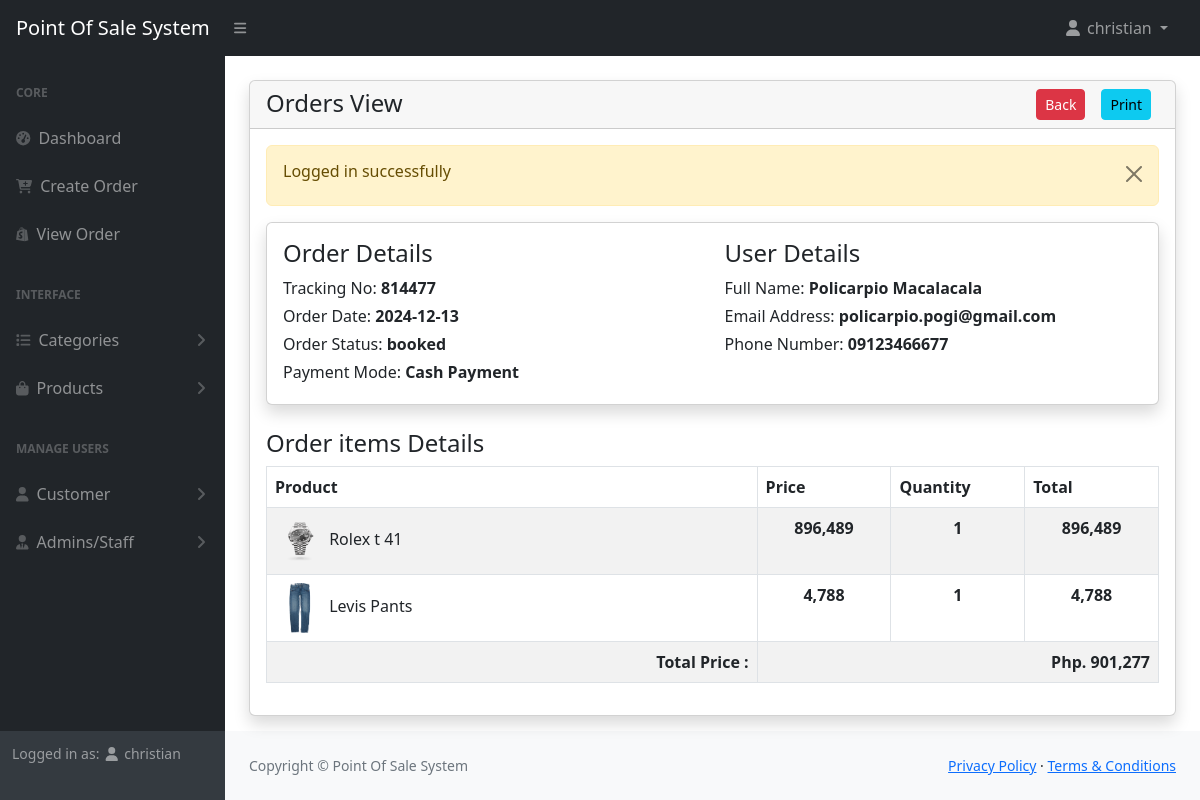
Screenshot of /admin/orders-view.php?track=814477 (signed in) with the database file from the repository.
### tables this page shows
CREATE TABLE `orders` (
  `id` int(11) NOT NULL,
  `customer_id` int(11) NOT NULL,
  `tracking_no` varchar(100) NOT NULL,
  `invoice_no` varchar(100) NOT NULL,
  `total_amount` varchar(100) NOT NULL,
  `order_date` date NOT NULL,
  `order_status` varchar(100) DEFAULT NULL,
  `payment_mode` varchar(100) NOT NULL COMMENT 'cash, online',
  `order_placed_by_id` int(11) NOT NULL
);

CREATE TABLE `customers` (
  `id` int(11) NOT NULL,
  `name` varchar(255) NOT NULL,
  `email` varchar(255) DEFAULT NULL,
  `phone` varchar(255) DEFAULT NULL,
  `status` tinyint(1) NOT NULL DEFAULT 0 COMMENT '0=visible,1=hidden',
  `create_at` date NOT NULL DEFAULT current_timestamp()
);

CREATE TABLE `order_items` (
  `id` int(11) NOT NULL,
  `order_id` int(11) NOT NULL,
  `product_id` int(11) NOT NULL,
  `price` varchar(100) NOT NULL,
  `quantity` varchar(100) NOT NULL
);

CREATE TABLE `products` (
  `id` int(11) NOT NULL,
  `category_id` int(11) NOT NULL,
  `name` varchar(255) NOT NULL,
  `description` mediumtext NOT NULL,
  `price` int(11) NOT NULL,
  `quantity` int(11) NOT NULL,
  `image` varchar(255) NOT NULL,
  `status` tinyint(1) NOT NULL DEFAULT 0 COMMENT '0=visible,1=hidden',
  `created_at` date NOT NULL DEFAULT current_timestamp()
);

### admin/orders-view.php (the view, shortened to what this page needs)
<?php include('includes/header.php'); ?>
<div class="container-fluid px-4">
    <div class="card mt-4 shadow">
        <div class="card-header">
            <h4 class="mb-0">Orders View
                <a href="orders-view-print.php?track=<?= $_GET['track'] ?>" class="btn btn-info btn-sm mx-2 float-end">Print</a>
                <a href="orders.php" class="btn btn-danger btn-sm mx-2 float-end">Back</a>
            </h4>
        </div>
        <div class="card-body">
            <?php alertMessage(); ?>
            <?php
            if (isset($_GET['track'])) {
                    ?>
                    <?php
                $trackingNo = validate($_GET['track']);
                $query = "SELECT o.*, c.* FROM orders o, customers c WHERE c.id = o.customer_id AND tracking_no='$trackingNo' ORDER BY o.id DESC";
                $orders = mysqli_query($conn, $query);
                if ($orders) {
                    if (mysqli_num_rows($orders) > 0) {
                        $orderData = mysqli_fetch_assoc($orders);
            ?>
                        <div class="card card-body shadow border-1 mb-4">
                            <div class="row">
                                <div class="col-md-6">
                                    <h4>Order Details</h4>
                                    <label class="mb-1 ">
                                        Tracking No: <span class="fw-bold"><?= $orderData['tracking_no']; ?></span>
                                    </label>
                                    <br />
                                    <label class="mb-1 ">
                                        Order Date: <span class="fw-bold"><?= $orderData['order_date']; ?></span>
                                    </label>
                                    <br />
                                    <label class="mb-1 ">
                                        Order Status: <span class="fw-bold"><?= $orderData['order_status']; ?></span>
                                    </label>
                                    <br />
                                    <label class="mb-1 ">
                                        Payment Mode: <span class="fw-bold"><?= $orderData['payment_mode']; ?></span>
                                    </label>
                                    <br />
                                </div>
                                <div class="col-md-6">
                                    <h4>User Details</h4>
                                    <label class="mb-1 ">
                                        Full Name: <span class="fw-bold"><?= $orderData['name']; ?></span>
                                    </label>
                                    <br />
                                    <label class="mb-1 ">
                                        Email Address: <span class="fw-bold"><?= $orderData['email']; ?></span>
                                    </label>
                                    <br />
                                    <label class="mb-1 ">
                                        Phone Number: <span class="fw-bold"><?= $orderData['phone']; ?></span>
                                    </label>
                                    <br />
                                </div>
                            </div>
                        </div>
                        <?php
                        $orderItemQuery = "SELECT oi.quantity as orderItemQuantity, oi.price as orderItemPrice, o.*, oi.*, p.*
                            FROM orders as o, order_items as oi, products as p
                            WHERE oi.order_id = o.id AND p.id = oi.product_id AND o.tracking_no='$trackingNo'";
                        $orderItemsRes = mysqli_query($conn, $orderItemQuery);
                        if ($orderItemsRes) {
                            if (mysqli_num_rows($orderItemsRes) > 0) {
                        ?>
                                <h4 class="mt-3">Order items Details</h4>
                                <table class="table table-bordered table-striped">
                                    <thead>
                                        <tr>
                                            <th>Product</th>
                                            <th>Price</th>
                                            <th>Quantity</th>
                                            <th>Total</th>
                                        </tr>
                                    </thead>
                                    <tbody>
                                        <?php foreach ($orderItemsRes as $orderItemsRows) : ?>
                                            <tr>
                                                <td>
                                                    <img src="<?= $orderItemsRows['image'] != '' ? '../' . $orderItemsRows['image'] : '../assets/images/no-img.jpg'; ?>" style="width:50px;height:50px;"
                                                        alt="Image" />
                                                    <?= $orderItemsRows['name']; ?>
                                                </td>
                                                <td width="15%" class="fw-bold text-center">
                                                    <?= number_format($orderItemsRows['orderItemPrice'], 0)   ?>
                                                </td>
                                                <td width="15%" class="fw-bold text-center">
                                                    <?= $orderItemsRows['orderItemQuantity'];  ?>
                                                </td>
                                                <td width="15%" class="fw-bold text-center">
                                                    <?= number_format($orderItemsRows['orderItemPrice'], 0)   ?>
                                                </td>
                                            </tr>
                                        <?php endforeach; ?>
                                        <tr>
                                            <td class="text-end fw-bold">Total Price :</td>
                                            <td colspan="3" class="text-end fw-bold">Php. <?= number_format($orderItemsRows['total_amount'], 0); ?></td>
                                        </tr>
                                    </tbody>
                                </table>
                        <?php
                            } else {
                                echo '<h5>Something Went Wrong</h5>';
                                return false;
                            }
                        } else {
                            echo '<h5>Something Went Wrong beef </h5>';
                            return false;
                        }
                        ?>
            <?php
                    } else {
                        echo '<h5> No Record Found </h5>';
                        return false;
                    }
                } else {
                    echo '<h5>Something Went Wrong</h5>';
                }
            }
            ?>
        </div>
    </div>
</div>
<?php include('includes/footer.php'); ?>

### admin/includes/header.php (shortened to what this page needs)
<?php
require '../config/functions.php';
?>
<!DOCTYPE html>
<html lang="en">
    <head>
        <link href="https://cdn.jsdelivr.net/npm/simple-datatables@7.1.2/dist/style.min.css" rel="stylesheet" />
        <link href="assets/css/styles.css" rel="stylesheet" />
        <link href="assets/css/mystyle.css" rel="stylesheet" />
        <link href="https://cdn.jsdelivr.net/npm/select2@4.1.0-rc.0/dist/css/select2.min.css" rel="stylesheet" />
    </head>
    <body class="sb-nav-fixed">
<?php include('navbar.php')?>
<div id="layoutSidenav">
<?php include('sidebar.php')?>
<div id="layoutSidenav_content">
<main>

### admin/includes/navbar.php (shortened to what this page needs)
<nav class="sb-topnav navbar navbar-expand navbar-dark bg-dark">
            <a class="navbar-brand ps-3" href="index.html">Point Of Sale System</a>
            <button class="btn btn-link btn-sm order-1 order-lg-0 me-4 me-lg-0" id="sidebarToggle" href="#!"><i class="fas fa-bars"></i></button>
            <ul class="navbar-nav ms-auto ms-md-0 me-3 me-lg-4">
                <li class="nav-item dropdown">
                    <a class="nav-link dropdown-toggle" id="navbarDropdown" href="#" role="button" data-bs-toggle="dropdown" aria-expanded="false">
                        <i class="fas fa-user fa-fw"></i>
                        <?= $_SESSION['loggedInUser']['name']; ?>
                    </a>
                </li>
            </ul>
        </nav>

### admin/includes/sidebar.php (shortened to what this page needs)
<div id="layoutSidenav_nav">
<nav class="sb-sidenav accordion sb-sidenav-dark" id="sidenavAccordion">
    <div class="sb-sidenav-menu">
        <div class="nav">
            <div class="sb-sidenav-menu-heading">Core</div>
            <a class="nav-link" href="index.php">
                <div class="sb-nav-link-icon"><i class="fas fa-tachometer-alt"></i></div>
                Dashboard
            </a>
            <a class="nav-link" href="orders-create.php">
                <div class="sb-nav-link-icon"><i class="fa-solid fa-cart-plus"></i></div>
                Create Order
            </a>
            <a class="nav-link" href="orders.php">
                <div class="sb-nav-link-icon"><i class="fa-brands fa-shopify"></i></div>
                View Order
            </a>
            <div class="sb-sidenav-menu-heading">Interface</div>
            <a class="nav-link collapsed" href="#" data-bs-toggle="collapse" data-bs-target="#collapseCategory" aria-expanded="false" aria-controls="collapseCategory">
                <div class="sb-nav-link-icon"><i class="fa-solid fa-list"></i></div>
                Categories
                <div class="sb-sidenav-collapse-arrow"><i class="fas fa-angle-down"></i></div>
            </a>
            <a class="nav-link collapsed" href="#" data-bs-toggle="collapse" data-bs-target="#collapseProduct" aria-expanded="false" aria-controls="collapseCategory">
                <div class="sb-nav-link-icon">
                <i class="fa-solid fa-bag-shopping"></i>
                </div>
                Products
                <div class="sb-sidenav-collapse-arrow"><i class="fas fa-angle-down"></i></div>
            </a>
            <div class="sb-sidenav-menu-heading">Manage Users</div>
            <a class="nav-link collapsed" href="#"
                data-bs-toggle="collapse"
                data-bs-target="#collapseCustomers" aria-expanded="false"
                aria-controls="collapseCustomers">
                <div class="sb-nav-link-icon"><i class="fa-solid fa-user"></i></i></div>
                Customer
                <div class="sb-sidenav-collapse-arrow"><i class="fas fa-angle-down"></i></div>
            </a>
            <a class="nav-link collapsed" href="#"
                data-bs-toggle="collapse"
                data-bs-target="#collapseAdmins" aria-expanded="false"
                aria-controls="collapseAdmins">
                <div class="sb-nav-link-icon"><i class="fa-solid fa-user-tie"></i></i></div>
                Admins/Staff
                <div class="sb-sidenav-collapse-arrow"><i class="fas fa-angle-down"></i></div>
            </a>
        </div>
    </div>
    <div class="sb-sidenav-footer">
        <div class="small">Logged in as:
            <i class="fas fa-user fa-fw"></i>
               <?= $_SESSION['loggedInUser']['name']; ?></div>
        <div class="sb-sidenav-footer">
        </div>
    </div>
</nav>
</div>

### config/functions.php (shortened to what this page needs)
<?php
require 'dbcon.php';
function validate($inputData) {
    global $conn;
    if (isset($inputData) && is_string($inputData)) {
        $validatedData = mysqli_real_escape_string($conn, $inputData);
        return trim($validatedData);
    }
    return $inputData;
}
function alertMessage() {
    if (isset($_SESSION['status'])) {
        echo '<div class="alert alert-warning alert-dismissible fade show" role="alert">
                <h6>' . $_SESSION['status'] . '</h6>
                <button type="button" class="btn-close" data-bs-dismiss="alert" aria-label="Close"></button>
              </div>';
    }
}
?>

### admin/includes/footer.php (shortened to what this page needs)
</main>
<footer class="py-4 bg-light mt-auto">
    <div class="container-fluid px-4">
        <div class="d-flex align-items-center justify-content-between small">
            <div class="text-muted">Copyright &copy; Point Of Sale System </div>
            <div>
                <a href="#"> Privacy Policy</a>
                &middot;
                <a href="#">Terms &amp; Conditions</a>
            </div>
        </div>
    </div>
</footer>
</div>
</div>
</body>
</html>

### rows the page displays
orders: tracking_no "814477", order_date "2024-12-13", order_status "booked", payment_mode "Cash Payment", customer.name "Policarpio Macalacala", customer.email "policarpio.pogi@gmail.com", customer.phone "09123466677", total_amount "901,277"
order_items: product.image (picture), product.name "Rolex t 41", price "896,489", quantity "1"
order_items: product.image (picture), product.name "Levis Pants", price "4,788", quantity "1"

### other values shown
$_SESSION['loggedInUser']['name'] "christian"
$_SESSION['status'] "Logged in successfully"
